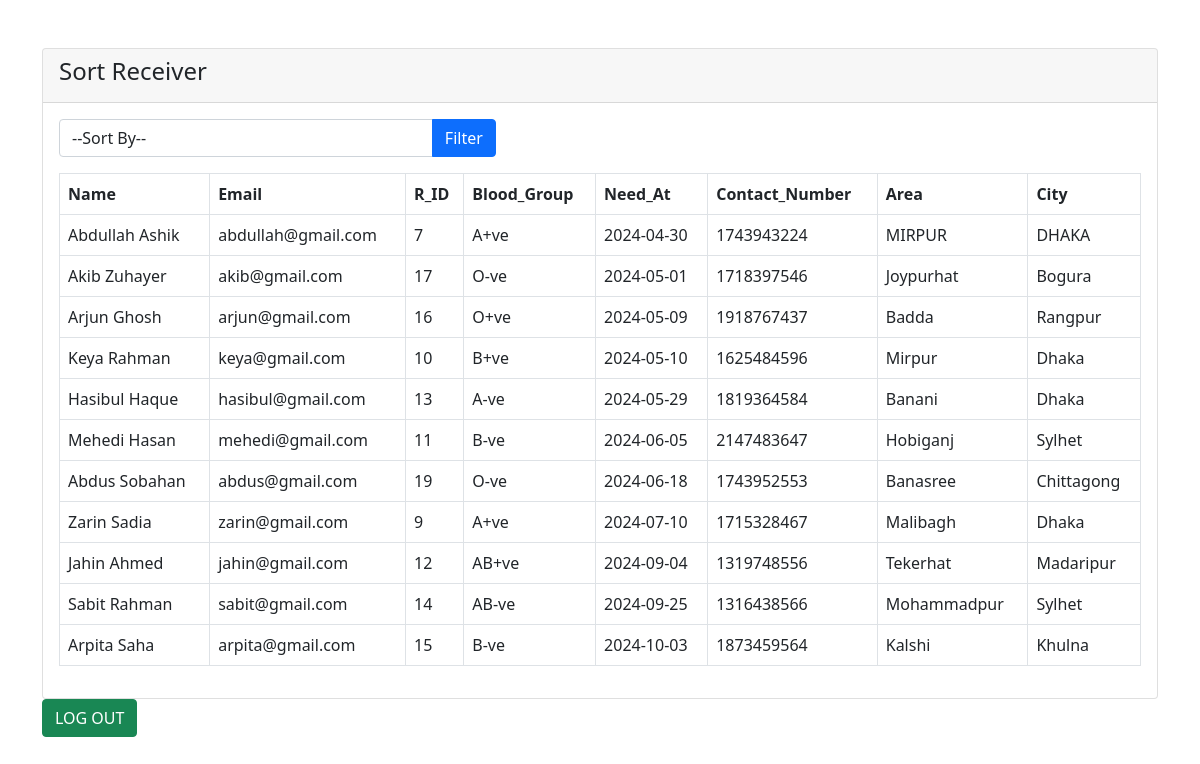
The app's page /LOGIN_SYSTEM/Receiver/sort_page.php with its own data.
### tables this page shows
CREATE TABLE `receiver` (
  `ID` int(11) NOT NULL,
  `Name` varchar(255) NOT NULL,
  `Email` varchar(255) NOT NULL,
  `Blood_Group` varchar(255) NOT NULL,
  `Area` varchar(255) NOT NULL,
  `City` varchar(255) NOT NULL,
  `Need_At` date NOT NULL,
  `Contact_Number` int(11) NOT NULL,
  `Password` varchar(255) NOT NULL
);

### LOGIN_SYSTEM/Receiver/sort_page.php (the view, shortened to what this page needs)
<!DOCTYPE html>
<html lang="en">
<head>
    <link href="https://cdn.jsdelivr.net/npm/bootstrap@5.0.0-beta1/dist/css/bootstrap.min.css" rel="stylesheet">
</head>
<body>
    <div class="container">
        <div class="row justify-content-center">
            <div class="col-md-12">
                <div class="card mt-5">
                    <div class="card-header">
                        <h4>Sort Receiver</h4>
                    </div>
                    <div class="card-body">
                        <form action="" method="GET">
                            <div class="row">
                                <div class="col-md-5">
                                    <div class="input-group mb-3">
                                    <select name="sort_numeric" class="form-control">
                                            <option value="">--Sort By--</option>
                                        </select>
                                        <button type="submit" class="input-group-text btn btn-primary" id="basic-addon2">
                                            Filter
                                        </button>
                                    </div>
                                </div>
                            </div>
                        </form>
                        <table class="table table-bordered">
                            <thead>
                                <tr>
                                    <th>Name</th>
                                    <th>Email</th>
                                    <th>R_ID</th>
                                    <th>Blood_Group</th>
                                    <th>Need_At</th>
                                    <th>Contact_Number</th>
                                    <th>Area</th>
                                    <th>City</th>
                                </tr>
                            </thead>
                            <tbody>
                            <?php
                                $con = mysqli_connect("localhost","root","","blood_donation");
                                $sort_option = "";
                                $query = "SELECT * FROM receiver ORDER BY Need_At $sort_option";
                                $query_run = mysqli_query($con, $query);
                                if(mysqli_num_rows($query_run) > 0)
                                {
                                    foreach($query_run as $row)
                                    {
                                        ?>
                                            <tr>
                                                <td><?= $row['Name']; ?></td>
                                                <td><?= $row['Email']; ?></td>
                                                <td><?= $row['ID']; ?></td>
                                                <td><?= $row['Blood_Group']; ?></td>
                                                <td><?= $row['Need_At']; ?></td>
                                                <td><?= $row['Contact_Number']; ?></td>
                                                <td><?= $row['Area']; ?></td>
                                                <td><?= $row['City']; ?></td>
                                            </tr>
                                        <?php
                                    }
                                }
                                else
                                {
                                    ?>
                                    <tr>
                                        <td colspan="3">No Record Found</td>
                                    </tr>
                                    <?php
                                }
                            ?>
                            </tbody>
                        </table>
                    </div>
                </div>
            </div>
        </div>
    </div>
    <div class="container">
        <form class="form" action="http://localhost/LOGIN_SYSTEM/index.php" method="post">
            <div class="form-group">
                <input type="SUBMIT" name="log_out" value="LOG OUT" class="btn btn-success" >
            </div>
        </form>
    </div>
</body>
</html>

### records on screen
receiver: Name "Abdullah Ashik", Email "abdullah@gmail.com", ID "7", Blood_Group "A+ve", Need_At "2024-04-30", Contact_Number "1743943224", Area "MIRPUR", City "DHAKA"
receiver: Name "Akib Zuhayer", Email "akib@gmail.com", ID "17", Blood_Group "O-ve", Need_At "2024-05-01", Contact_Number "1718397546", Area "Joypurhat", City "Bogura"
receiver: Name "Arjun Ghosh", Email "arjun@gmail.com", ID "16", Blood_Group "O+ve", Need_At "2024-05-09", Contact_Number "1918767437", Area "Badda", City "Rangpur"
receiver: Name "Keya Rahman", Email "keya@gmail.com", ID "10", Blood_Group "B+ve", Need_At "2024-05-10", Contact_Number "1625484596", Area "Mirpur", City "Dhaka"
receiver: Name "Hasibul Haque", Email "hasibul@gmail.com", ID "13", Blood_Group "A-ve", Need_At "2024-05-29", Contact_Number "1819364584", Area "Banani", City "Dhaka"
receiver: Name "Mehedi Hasan", Email "mehedi@gmail.com", ID "11", Blood_Group "B-ve", Need_At "2024-06-05", Contact_Number "2147483647", Area "Hobiganj", City "Sylhet"
receiver: Name "Abdus Sobahan", Email "abdus@gmail.com", ID "19", Blood_Group "O-ve", Need_At "2024-06-18", Contact_Number "1743952553", Area "Banasree", City "Chittagong"
receiver: Name "Zarin Sadia", Email "zarin@gmail.com", ID "9", Blood_Group "A+ve", Need_At "2024-07-10", Contact_Number "1715328467", Area "Malibagh", City "Dhaka"
receiver: Name "Jahin Ahmed", Email "jahin@gmail.com", ID "12", Blood_Group "AB+ve", Need_At "2024-09-04", Contact_Number "1319748556", Area "Tekerhat", City "Madaripur"
receiver: Name "Sabit Rahman", Email "sabit@gmail.com", ID "14", Blood_Group "AB-ve", Need_At "2024-09-25", Contact_Number "1316438566", Area "Mohammadpur", City "Sylhet"
receiver: Name "Arpita Saha", Email "arpita@gmail.com", ID "15", Blood_Group "B-ve", Need_At "2024-10-03", Contact_Number "1873459564", Area "Kalshi", City "Khulna"
